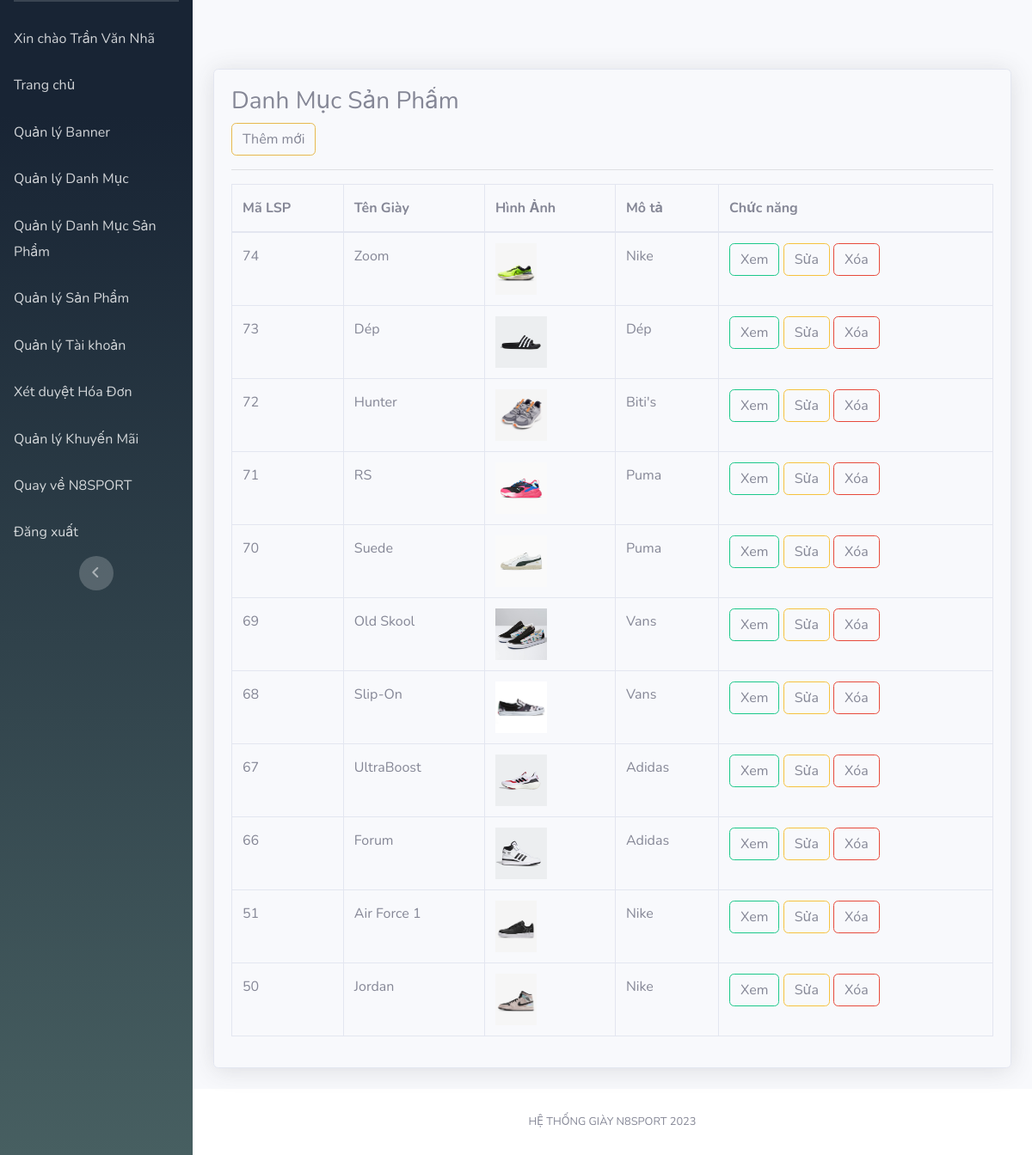
Page /Admin/index.php?mod=loaisanpham (signed in) on the committed database.
### tables this page shows
CREATE TABLE `loaisanpham` (
  `MaLSP` int(11) NOT NULL,
  `TenLSP` varchar(70) NOT NULL,
  `HinhAnh` varchar(200) NOT NULL,
  `Mota` varchar(200) NOT NULL,
  `MaDM` int(11) NOT NULL
);

### Admin/controllers/LoaisanphamController.php (called while the page is built, shortened)
<?php
class LoaisanphamController
{
	var $loaisanpham_model;
	function __construct()
	{
		$this->loaisanpham_model = new loaisanpham();
	}
	public function list()
	{
		$data = $this->loaisanpham_model->All();
		require_once("Views/Admin/index.php");
	}
}

### Admin/Models/connection.php (called while the page is built, shortened)
<?php
    class Connection{
        function __construct()
        {
            $severname ="localhost";
            $username ="root";
            $password ="";
            $db_name ="n8sport";
            $this->conn = new mysqli($severname,$username,$password,$db_name);
        }
    }
?>

### Admin/Models/model.php (called while the page is built, shortened)
<?php
require_once("connection.php");
class Model
{
    var $table;
    var $contens;
    function __construct()
    {
        $conn_obj = new Connection();
        $this->conn = $conn_obj->conn;
    }
    function All()
    {
        $query = "select * from $this->table ORDER BY $this->contens DESC ";
        require("result.php");
        return $data;
    }
}

### Admin/Models/result.php (called while the page is built)
<?php
$result = $this->conn->query($query);
$data = array();
while ($row = $result->fetch_assoc()) {
    $data[] = $row;
}
?>

### Admin/Views/loaisanpham/list.php (the view, shortened to what this page needs)
<h3>Danh Mục Sản Phẩm</h3>
<?php if (isset($_SESSION['isLogin_Admin']) && $_SESSION['isLogin_Admin'] == true) { ?>
<a href="?mod=loaisanpham&act=add" type="button" class="btn btn-primary">Thêm mới</a>
<?php } ?>
<hr>
<table class="table table-bordered" id="dataTable" width="100%" cellspacing="0">
  <thead>
    <tr>
      <th scope="col">Mã LSP</th>
      <th scope="col">Tên Giày</th>
      <th scope="col">Hình Ảnh</th>
      <th scope="col">Mô tả</th>
      <th>Chức năng</th>
    </tr>
  </thead>
  <tbody>
    <?php foreach ($data as $row) { ?>
      <tr>
        <td><?= $row['MaLSP'] ?></td>
        <td><?= $row['TenLSP'] ?></td>
        <td>
          <img src="../public/images/products/<?= $row['HinhAnh'] ?>" height="60px">
        </td>
        <td><?= $row['Mota'] ?></td>
        <td>
          <a href="?mod=loaisanpham&act=detail&id=<?= $row['MaLSP'] ?>" class="btn btn-success">Xem</a>
          <?php if (isset($_SESSION['isLogin_Admin']) && $_SESSION['isLogin_Admin'] == true) { ?>
          <a href="?mod=loaisanpham&act=edit&id=<?= $row['MaLSP'] ?>" class="btn btn-warning">Sửa</a>
          <a href="?mod=loaisanpham&act=delete&id=<?= $row['MaLSP'] ?>" onclick="return confirm('Bạn có thật sự muốn xóa ?');" type="button" class="btn btn-danger">Xóa</a>
          <?php }?>
        </td>
      </tr>
    <?php } ?>
</table>

### rows in the picture
loaisanpham: MaLSP "74", TenLSP "Zoom", HinhAnh (picture), Mota "Nike"
loaisanpham: MaLSP "73", TenLSP "Dép", HinhAnh (picture), Mota "Dép"
loaisanpham: MaLSP "72", TenLSP "Hunter", HinhAnh (picture), Mota "Biti's"
loaisanpham: MaLSP "71", TenLSP "RS", HinhAnh (picture), Mota "Puma"
loaisanpham: MaLSP "70", TenLSP "Suede", HinhAnh (picture), Mota "Puma"
loaisanpham: MaLSP "69", TenLSP "Old Skool", HinhAnh (picture), Mota "Vans"
loaisanpham: MaLSP "68", TenLSP "Slip-On", HinhAnh (picture), Mota "Vans"
loaisanpham: MaLSP "67", TenLSP "UltraBoost", HinhAnh (picture), Mota "Adidas"
loaisanpham: MaLSP "66", TenLSP "Forum", HinhAnh (picture), Mota "Adidas"
loaisanpham: MaLSP "51", TenLSP "Air Force 1", HinhAnh (picture), Mota "Nike"
loaisanpham: MaLSP "50", TenLSP "Jordan", HinhAnh (picture), Mota "Nike"

### other values in the picture
$_SESSION['login']['Ho'] "Trần Văn"
$_SESSION['login']['Ten'] "Nhã"
